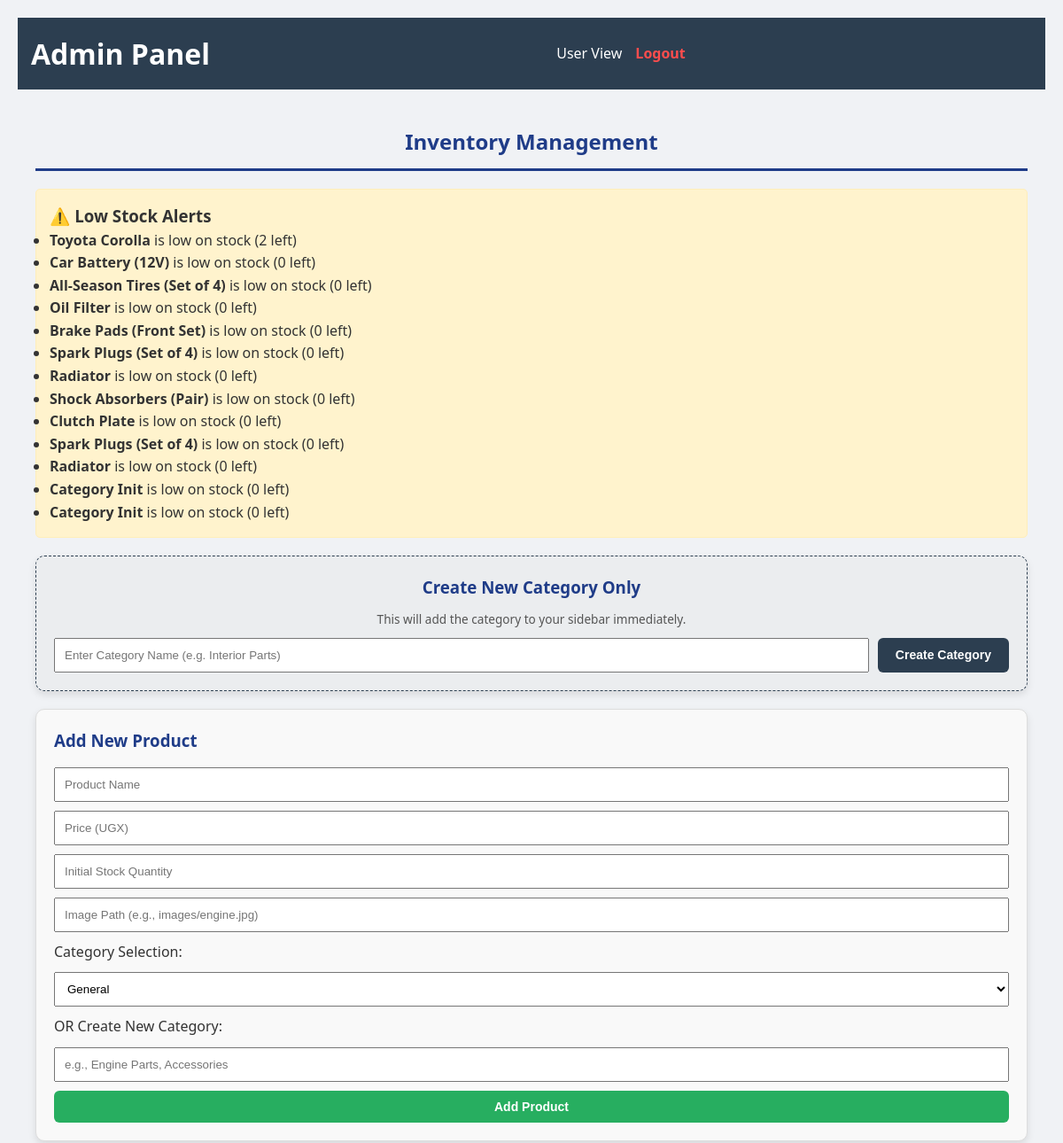
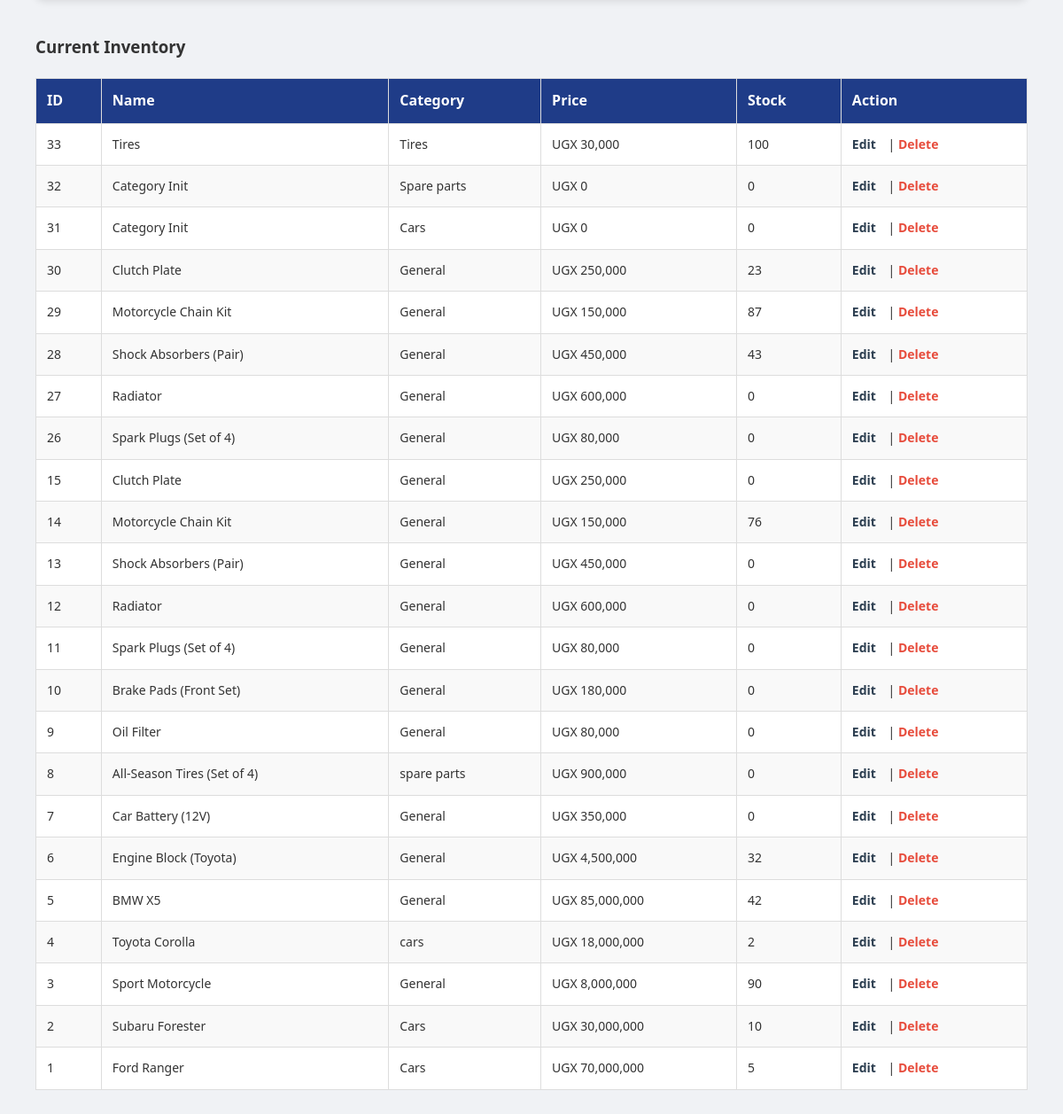
The page /admin.php (signed in) on the database its author committed (2 pictures, top to bottom).
### tables this page shows
CREATE TABLE `products` (
  `id` int(11) NOT NULL,
  `name` varchar(100) DEFAULT NULL,
  `image` varchar(255) DEFAULT NULL,
  `price` varchar(50) DEFAULT NULL,
  `category` varchar(50) DEFAULT 'General',
  `stock` int(11) DEFAULT 0
);

### admin.php (the view, shortened to what this page needs)
<?php
require 'db.php';
$result = $conn->query("SELECT * FROM products ORDER BY id DESC");
?>
<!DOCTYPE html>
<html lang="en">
<head>
    <link rel="stylesheet" href="style.css">
</head>
<body>
<header style="background: #2c3e50; padding: 15px; color: white; display: flex; justify-content: space-between; align-items: center;">
    <h1>Admin Panel</h1>
    <nav>
        <a href="home.php" style="color: white; margin-right: 15px; text-decoration: none;">User View</a>
        <a href="logout.php" style="color: #ff4d4d; text-decoration: none; font-weight: bold;">Logout</a>
    </nav>
</header>
<main class="container" style="padding: 20px;">
    <h2>Inventory Management</h2>
    <div style="background: #fff3cd; padding: 15px; border-radius: 5px; margin-bottom: 20px; border: 1px solid #ffeeba;">
        <h3>⚠️ Low Stock Alerts</h3>
        <ul>
            <?php
            $alert_res = $conn->query("SELECT name, stock FROM products WHERE stock < 5");
            if ($alert_res->num_rows > 0) {
                while($item = $alert_res->fetch_assoc()) {
                    echo "<li><strong>" . htmlspecialchars($item['name']) . "</strong> is low on stock (" . $item['stock'] . " left)</li>";
                }
            } else {
                echo "<li>All stock levels are healthy.</li>";
            }
            ?>
        </ul>
    </div>
<div class="card" style="margin-bottom: 20px; padding: 20px; background: #ebedef; border: 1px dashed #2c3e50;">
    <h3>Create New Category Only</h3>
    <p style="font-size: 0.85em; color: #555;">This will add the category to your sidebar immediately.</p>
    <form action="admin.php" method="POST" style="display: flex; gap: 10px; margin-top: 10px;">
        <input type="text" name="new_category_name" placeholder="Enter Category Name (e.g. Interior Parts)" required style="flex: 1; padding: 10px;">
        <button type="submit" name="add_category_only" class="btn" style="background: #2c3e50; color: white; padding: 10px 20px; border: none; cursor: pointer;">Create Category</button>
    </form>
</div>
    <div class="card" style="text-align: left; margin-bottom: 40px; padding: 20px; background: #f9f9f9; border: 1px solid #ddd;">
        <h3>Add New Product</h3>
        <form action="admin.php" method="POST" style="display: grid; gap: 10px; margin-top: 15px;">
            <input type="text" name="name" placeholder="Product Name" required style="padding: 10px;">
            <input type="number" step="0.01" name="price" placeholder="Price (UGX)" required style="padding: 10px;">
            <input type="number" name="stock" placeholder="Initial Stock Quantity" required style="padding: 10px;">
            <input type="text" name="image" placeholder="Image Path (e.g., images/engine.jpg)" required style="padding: 10px;">
            <label>Category Selection:</label>
            <select name="category" style="padding: 10px;">
                <option value="General">General</option>
            </select>
            <label>OR Create New Category:</label>
            <input type="text" name="custom_category" placeholder="e.g., Engine Parts, Accessories" style="padding: 10px;">
            <button type="submit" name="add_product" class="btn" style="background: #27ae60; color: white; padding: 10px; border: none; cursor: pointer;">Add Product</button>
        </form>
    </div>
    <h3>Current Inventory</h3>
    <table style="width: 100%; border-collapse: collapse; margin-top: 20px; background: #fff;">
        <thead>
            <tr style="background: #2c3e50; color: #fff; text-align: left;">
                <th style="padding: 12px;">ID</th>
                <th style="padding: 12px;">Name</th>
                <th style="padding: 12px;">Category</th>
                <th style="padding: 12px;">Price</th>
                <th style="padding: 12px;">Stock</th>
                <th style="padding: 12px;">Action</th>
            </tr>
        </thead>
        <tbody>
            <?php while($row = $result->fetch_assoc()): ?>
            <tr style="border-bottom: 1px solid #ddd;">
                <td style="padding: 12px;"><?php echo $row['id']; ?></td>
                <td style="padding: 12px;"><?php echo htmlspecialchars($row['name']); ?></td>
                <td style="padding: 12px;"><?php echo htmlspecialchars($row['category']); ?></td>
                <td style="padding: 12px;">UGX <?php echo number_format($row['price']); ?></td>
                <td style="padding: 12px;"><?php echo $row['stock']; ?></td>
<td style="padding: 12px;">
    <a href="edit_product.php?id=<?php echo $row['id']; ?>"
       style="color: #2c3e50; margin-right: 10px; text-decoration: none; font-weight: bold;">
       Edit
    </a> |
    <a href="admin.php?delete=<?php echo $row['id']; ?>"
       style="color: #e74c3c; text-decoration: none; font-weight: bold;"
       onclick="return confirm('Are you sure you want to delete this item?')">
       Delete
    </a>
</td>
            </tr>
            <?php endwhile; ?>
        </tbody>
    </table>
</main>
</body>
</html>

### style.css (style rules this page uses)
:root { --primary-color: #1f3c88; --hover-color: #16306b; --accent-color: #ff4d4d; --text-color: #333; --bg-color: #f4f4f4; --card-bg: #fff; --shadow: 0 4px 8px rgba(0,0,0,0.1); }
* { margin: 0; padding: 0; box-sizing: border-box; }
body { font-family: Arial, sans-serif; line-height: 1.6; color: var(--text-color); background-color: var(--bg-color); margin: 0; min-height: 100vh; padding-bottom: 60px; }
header { background: var(--primary-color); color: #fff; padding: 1rem 0; position: sticky; top: 0; z-index: 1000; }
nav { display: flex; justify-content: space-between; align-items: center; max-width: 1200px; margin: 0 auto; padding: 0 20px; }
.container { max-width: 1200px; margin: 20px auto; padding: 20px; }
h2 { color: var(--primary-color); text-align: center; margin-bottom: 30px; }
.btn { display: inline-block; padding: 10px 20px; background-color: var(--primary-color); color: #fff; text-decoration: none; border: none; border-radius: 5px; cursor: pointer; transition: background-color 0.3s ease; }
.card { background-color: var(--card-bg); border-radius: 10px; box-shadow: var(--shadow); padding: 20px; text-align: center; transition: transform 0.3s ease, box-shadow 0.3s ease; }
.card h3 { color: var(--primary-color); margin-bottom: 10px; }
body { font-family: Arial, sans-serif; background: #f4f4f4; margin: 0; padding: 20px; }
table { width: 100%; border-collapse: collapse; margin-top: 20px; }
th, td { padding: 12px; border: 1px solid #ddd; text-align: left; }
th { background-color: #1f3c88; color: white; }
tr:nth-child(even) { background-color: #f9f9f9; }
body { font-family: 'Segoe UI', Tahoma, sans-serif; background-color: #f0f2f5; margin: 0; padding: 20px; }
h2 { color: #1f3c88; border-bottom: 3px solid #1f3c88; padding-bottom: 10px; margin-bottom: 20px; }
table { width: 100%; border-collapse: collapse; background: white; }
th { background-color: #1f3c88; color: #ffffff; padding: 15px; text-align: left; }
td { padding: 12px; border-bottom: 1px solid #ddd; color: #333; font-size: 14px; }
table { width: 100%; border-collapse: collapse; background: white; margin-top: 20px; margin-bottom: 50px; }
th, td { padding: 15px; border-bottom: 1px solid #ddd; text-align: left; vertical-align: middle; }
th { background-color: #1f3c88; color: white; padding: 12px; text-align: left; }
.btn { padding: 8px 15px; text-decoration: none; border-radius: 6px; font-size: 14px; font-weight: 600; transition: 0.3s; display: inline-block; }

### rows shown on the page
products: id "33", name "Tires", category "Tires", price "30,000", stock "100"
products: id "32", name "Category Init", category "Spare parts", price "0", stock "0"
products: id "31", name "Category Init", category "Cars", price "0", stock "0"
products: id "30", name "Clutch Plate", category "General", price "250,000", stock "23"
products: id "29", name "Motorcycle Chain Kit", category "General", price "150,000", stock "87"
products: id "28", name "Shock Absorbers (Pair)", category "General", price "450,000", stock "43"
products: id "27", name "Radiator", category "General", price "600,000", stock "0"
products: id "26", name "Spark Plugs (Set of 4)", category "General", price "80,000", stock "0"
products: id "15", name "Clutch Plate", category "General", price "250,000", stock "0"
products: id "14", name "Motorcycle Chain Kit", category "General", price "150,000", stock "76"
products: id "13", name "Shock Absorbers (Pair)", category "General", price "450,000", stock "0"
products: id "12", name "Radiator", category "General", price "600,000", stock "0"
products: id "11", name "Spark Plugs (Set of 4)", category "General", price "80,000", stock "0"
products: id "10", name "Brake Pads (Front Set)", category "General", price "180,000", stock "0"
products: id "9", name "Oil Filter", category "General", price "80,000", stock "0"
products: id "8", name "All-Season Tires (Set of 4)", category "spare parts", price "900,000", stock "0"
products: id "7", name "Car Battery (12V)", category "General", price "350,000", stock "0"
products: id "6", name "Engine Block (Toyota)", category "General", price "4,500,000", stock "32"
products: id "5", name "BMW X5", category "General", price "85,000,000", stock "42"
products: id "4", name "Toyota Corolla", category "cars", price "18,000,000", stock "2"
products: id "3", name "Sport Motorcycle", category "General", price "8,000,000", stock "90"
products: id "2", name "Subaru Forester", category "Cars", price "30,000,000", stock "10"
products: id "1", name "Ford Ranger", category "Cars", price "70,000,000", stock "5"

### other values the page prints
$item['name'] "Toyota Corolla"
$item['stock'] "2"
$item['name'] "Car Battery (12V)"
$item['stock'] "0"
$item['name'] "All-Season Tires (Set of 4)"
$item['name'] "Oil Filter"
$item['name'] "Brake Pads (Front Set)"
$item['name'] "Spark Plugs (Set of 4)"
$item['name'] "Radiator"
$item['name'] "Shock Absorbers (Pair)"
$item['name'] "Clutch Plate"
$item['name'] "Category Init"
